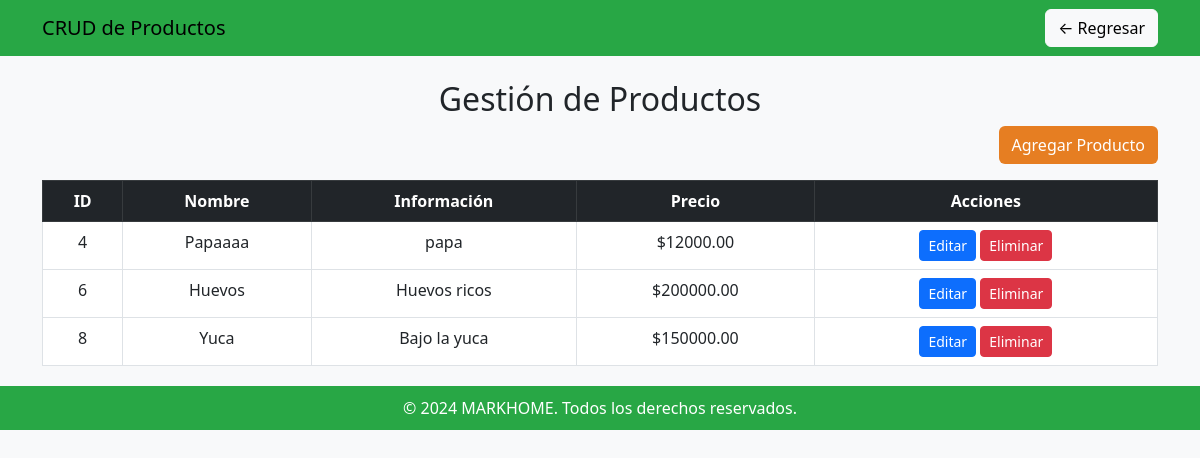
The page /crud_productos.php on the database its author committed.
### tables this page shows
CREATE TABLE `catalogo` (
  `id_catalogo` int(11) NOT NULL,
  `nom_producto` varchar(20) NOT NULL,
  `inf_producto` varchar(50) NOT NULL,
  `precio` decimal(10,2) NOT NULL,
  `imagen` varchar(255) NOT NULL
);

### crud_productos.php (the view, shortened to what this page needs)
<?php
include 'C:\xampp\htdocs\Markhome23\CRUD\modelo\conexion.php';
$query = "SELECT * FROM catalogo";
$resultado = mysqli_query($conn, $query);
?>
<!DOCTYPE html>
<html lang="es">
<head>
    <link rel="stylesheet" href="https://cdn.jsdelivr.net/npm/bootstrap@5.3.0/dist/css/bootstrap.min.css">
</head>
<body>
    <nav class="navbar navbar-expand-lg">
        <div class="container">
            <a class="navbar-brand" href="#">CRUD de Productos</a>
            <a href="dashboard_administrador.php" class="btn btn-light">← Regresar</a>
        </div>
    </nav>
    <div class="container mt-4">
        <h2 class="text-center">Gestión de Productos</h2>
        <div class="text-end mb-3">
            <a href="agregar_productos.php" class="btn btn-orange">Agregar Producto</a>
        </div>
        <table class="table table-bordered text-center">
            <thead class="table-dark">
                <tr>
                    <th>ID</th>
                    <th>Nombre</th>
                    <th>Información</th>
                    <th>Precio</th>
                    <th>Acciones</th>
                </tr>
            </thead>
            <tbody>
                <?php while ($fila = mysqli_fetch_assoc($resultado)) { ?>
                    <tr>
                        <td><?php echo $fila['id_catalogo']; ?></td>
                        <td><?php echo $fila['nom_producto']; ?></td>
                        <td><?php echo $fila['inf_producto']; ?></td>
                        <td>$<?php echo $fila['precio']; ?></td>
                        <td>
                            <a href="editar_producto.php?id=<?php echo $fila['id_catalogo']; ?>" class="btn btn-primary btn-sm">Editar</a>
                            <a href="eliminar_producto.php?id=<?php echo $fila['id_catalogo']; ?>" class="btn btn-danger btn-sm" onclick="return confirm('¿Estás seguro de que deseas eliminar este producto?');">Eliminar</a>
                        </td>
                    </tr>
                <?php } ?>
            </tbody>
        </table>
    </div>
    <footer class="footer">
        © 2024 MARKHOME. Todos los derechos reservados.
    </footer>
</body>
</html>

### crud_productos.php (style rules this page uses)
body { background-color: #f8f9fa; }
.navbar { background-color: #28a745; }
.navbar-brand, .navbar a { color: black !important; }
.btn-orange { background-color: #e67e22; color: white; }
.footer { background-color: #28a745; color: white; text-align: center; padding: 10px 0; margin-top: 20px; }
.table-dark { background-color: #343a40; color: white; }

### rows shown on the page
catalogo: id_catalogo "4", nom_producto "Papaaaa", inf_producto "papa", precio "12000.00"
catalogo: id_catalogo "6", nom_producto "Huevos", inf_producto "Huevos ricos", precio "200000.00"
catalogo: id_catalogo "8", nom_producto "Yuca", inf_producto "Bajo la yuca", precio "150000.00"
